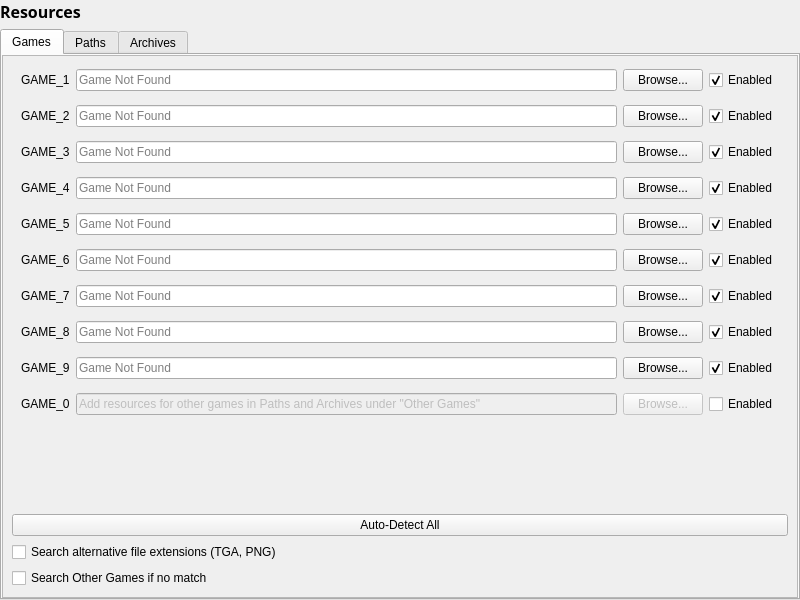
<?xml version="1.0" encoding="UTF-8"?>
<ui version="4.0">
 <class>SettingsResources</class>
 <widget class="QWidget" name="SettingsResources">
  <property name="geometry">
   <rect>
    <x>0</x>
    <y>0</y>
    <width>800</width>
    <height>600</height>
   </rect>
  </property>
  <property name="sizePolicy">
   <sizepolicy hsizetype="MinimumExpanding" vsizetype="MinimumExpanding">
    <horstretch>0</horstretch>
    <verstretch>0</verstretch>
   </sizepolicy>
  </property>
  <property name="windowTitle">
   <string>Form</string>
  </property>
  <layout class="QVBoxLayout" name="verticalLayout_4">
   <property name="leftMargin">
    <number>0</number>
   </property>
   <property name="topMargin">
    <number>0</number>
   </property>
   <property name="rightMargin">
    <number>0</number>
   </property>
   <property name="bottomMargin">
    <number>0</number>
   </property>
   <item>
    <widget class="QLabel" name="name">
     <property name="font">
      <font>
       <family>Segoe UI Semibold</family>
       <pointsize>12</pointsize>
       <weight>75</weight>
       <bold>true</bold>
      </font>
     </property>
     <property name="text">
      <string>Resources</string>
     </property>
    </widget>
   </item>
   <item>
    <widget class="QTabWidget" name="resources">
     <property name="sizePolicy">
      <sizepolicy hsizetype="Expanding" vsizetype="Expanding">
       <horstretch>0</horstretch>
       <verstretch>0</verstretch>
      </sizepolicy>
     </property>
     <property name="currentIndex">
      <number>0</number>
     </property>
     <widget class="QWidget" name="resourcesGames">
      <attribute name="title">
       <string>Games</string>
      </attribute>
      <layout class="QVBoxLayout" name="verticalLayout">
       <property name="spacing">
        <number>0</number>
       </property>
       <property name="leftMargin">
        <number>0</number>
       </property>
       <property name="topMargin">
        <number>0</number>
       </property>
       <property name="rightMargin">
        <number>0</number>
       </property>
       <property name="bottomMargin">
        <number>0</number>
       </property>
       <item>
        <widget class="QScrollArea" name="scrollArea">
         <property name="widgetResizable">
          <bool>true</bool>
         </property>
         <widget class="QWidget" name="scrollAreaWidgetContents">
          <property name="geometry">
           <rect>
            <x>0</x>
            <y>0</y>
            <width>792</width>
            <height>541</height>
           </rect>
          </property>
          <layout class="QVBoxLayout" name="verticalLayout_7">
           <item>
            <widget class="QFrame" name="frameGame1">
             <property name="sizePolicy">
              <sizepolicy hsizetype="Preferred" vsizetype="Maximum">
               <horstretch>0</horstretch>
               <verstretch>0</verstretch>
              </sizepolicy>
             </property>
             <property name="frameShape">
              <enum>QFrame::NoFrame</enum>
             </property>
             <property name="frameShadow">
              <enum>QFrame::Plain</enum>
             </property>
             <layout class="QHBoxLayout" name="horizontalLayout_3">
              <property name="topMargin">
               <number>4</number>
              </property>
              <property name="bottomMargin">
               <number>4</number>
              </property>
              <item>
               <widget class="QLabel" name="lblGame1">
                <property name="sizePolicy">
                 <sizepolicy hsizetype="Maximum" vsizetype="Preferred">
                  <horstretch>0</horstretch>
                  <verstretch>0</verstretch>
                 </sizepolicy>
                </property>
                <property name="text">
                 <string>GAME_1</string>
                </property>
                <property name="buddy">
                 <cstring>edtGame1</cstring>
                </property>
               </widget>
              </item>
              <item>
               <widget class="QLineEdit" name="edtGame1">
                <property name="sizePolicy">
                 <sizepolicy hsizetype="Expanding" vsizetype="Fixed">
                  <horstretch>0</horstretch>
                  <verstretch>0</verstretch>
                 </sizepolicy>
                </property>
                <property name="readOnly">
                 <bool>true</bool>
                </property>
                <property name="placeholderText">
                 <string>Game Not Found</string>
                </property>
               </widget>
              </item>
              <item>
               <widget class="QPushButton" name="btnBrowse1">
                <property name="sizePolicy">
                 <sizepolicy hsizetype="Maximum" vsizetype="Fixed">
                  <horstretch>0</horstretch>
                  <verstretch>0</verstretch>
                 </sizepolicy>
                </property>
                <property name="text">
                 <string>Browse...</string>
                </property>
               </widget>
              </item>
              <item>
               <widget class="QCheckBox" name="chkGame1">
                <property name="text">
                 <string>Enabled</string>
                </property>
                <property name="checked">
                 <bool>true</bool>
                </property>
               </widget>
              </item>
             </layout>
            </widget>
           </item>
           <item>
            <widget class="QFrame" name="frameGame2">
             <property name="sizePolicy">
              <sizepolicy hsizetype="Preferred" vsizetype="Maximum">
               <horstretch>0</horstretch>
               <verstretch>0</verstretch>
              </sizepolicy>
             </property>
             <property name="frameShape">
              <enum>QFrame::NoFrame</enum>
             </property>
             <property name="frameShadow">
              <enum>QFrame::Plain</enum>
             </property>
             <layout class="QHBoxLayout" name="horizontalLayout_4">
              <property name="topMargin">
               <number>4</number>
              </property>
              <property name="bottomMargin">
               <number>4</number>
              </property>
              <item>
               <widget class="QLabel" name="lblGame2">
                <property name="sizePolicy">
                 <sizepolicy hsizetype="Maximum" vsizetype="Preferred">
                  <horstretch>0</horstretch>
                  <verstretch>0</verstretch>
                 </sizepolicy>
                </property>
                <property name="text">
                 <string>GAME_2</string>
                </property>
                <property name="buddy">
                 <cstring>edtGame2</cstring>
                </property>
               </widget>
              </item>
              <item>
               <widget class="QLineEdit" name="edtGame2">
                <property name="sizePolicy">
                 <sizepolicy hsizetype="Expanding" vsizetype="Fixed">
                  <horstretch>0</horstretch>
                  <verstretch>0</verstretch>
                 </sizepolicy>
                </property>
                <property name="readOnly">
                 <bool>true</bool>
                </property>
                <property name="placeholderText">
                 <string>Game Not Found</string>
                </property>
               </widget>
              </item>
              <item>
               <widget class="QPushButton" name="btnBrowse2">
                <property name="sizePolicy">
                 <sizepolicy hsizetype="Maximum" vsizetype="Fixed">
                  <horstretch>0</horstretch>
                  <verstretch>0</verstretch>
                 </sizepolicy>
                </property>
                <property name="text">
                 <string>Browse...</string>
                </property>
               </widget>
              </item>
              <item>
               <widget class="QCheckBox" name="chkGame2">
                <property name="text">
                 <string>Enabled</string>
                </property>
                <property name="checked">
                 <bool>true</bool>
                </property>
               </widget>
              </item>
             </layout>
            </widget>
           </item>
           <item>
            <widget class="QFrame" name="frameGame3">
             <property name="sizePolicy">
              <sizepolicy hsizetype="Preferred" vsizetype="Maximum">
               <horstretch>0</horstretch>
               <verstretch>0</verstretch>
              </sizepolicy>
             </property>
             <property name="frameShape">
              <enum>QFrame::NoFrame</enum>
             </property>
             <property name="frameShadow">
              <enum>QFrame::Plain</enum>
             </property>
             <layout class="QHBoxLayout" name="horizontalLayout_5">
              <property name="topMargin">
               <number>4</number>
              </property>
              <property name="bottomMargin">
               <number>4</number>
              </property>
              <item>
               <widget class="QLabel" name="lblGame3">
                <property name="sizePolicy">
                 <sizepolicy hsizetype="Maximum" vsizetype="Preferred">
                  <horstretch>0</horstretch>
                  <verstretch>0</verstretch>
                 </sizepolicy>
                </property>
                <property name="text">
                 <string>GAME_3</string>
                </property>
                <property name="buddy">
                 <cstring>edtGame3</cstring>
                </property>
               </widget>
              </item>
              <item>
               <widget class="QLineEdit" name="edtGame3">
                <property name="sizePolicy">
                 <sizepolicy hsizetype="Expanding" vsizetype="Fixed">
                  <horstretch>0</horstretch>
                  <verstretch>0</verstretch>
                 </sizepolicy>
                </property>
                <property name="readOnly">
                 <bool>true</bool>
                </property>
                <property name="placeholderText">
                 <string>Game Not Found</string>
                </property>
               </widget>
              </item>
              <item>
               <widget class="QPushButton" name="btnBrowse3">
                <property name="sizePolicy">
                 <sizepolicy hsizetype="Maximum" vsizetype="Fixed">
                  <horstretch>0</horstretch>
                  <verstretch>0</verstretch>
                 </sizepolicy>
                </property>
                <property name="text">
                 <string>Browse...</string>
                </property>
               </widget>
              </item>
              <item>
               <widget class="QCheckBox" name="chkGame3">
                <property name="text">
                 <string>Enabled</string>
                </property>
                <property name="checked">
                 <bool>true</bool>
                </property>
               </widget>
              </item>
             </layout>
            </widget>
           </item>
           <item>
            <widget class="QFrame" name="frameGame4">
             <property name="sizePolicy">
              <sizepolicy hsizetype="Preferred" vsizetype="Maximum">
               <horstretch>0</horstretch>
               <verstretch>0</verstretch>
              </sizepolicy>
             </property>
             <property name="frameShape">
              <enum>QFrame::NoFrame</enum>
             </property>
             <property name="frameShadow">
              <enum>QFrame::Plain</enum>
             </property>
             <layout class="QHBoxLayout" name="horizontalLayout_6">
              <property name="topMargin">
               <number>4</number>
              </property>
              <property name="bottomMargin">
               <number>4</number>
              </property>
              <item>
               <widget class="QLabel" name="lblGame4">
                <property name="sizePolicy">
                 <sizepolicy hsizetype="Maximum" vsizetype="Preferred">
                  <horstretch>0</horstretch>
                  <verstretch>0</verstretch>
                 </sizepolicy>
                </property>
                <property name="text">
                 <string>GAME_4</string>
                </property>
                <property name="buddy">
                 <cstring>edtGame4</cstring>
                </property>
               </widget>
              </item>
              <item>
               <widget class="QLineEdit" name="edtGame4">
                <property name="sizePolicy">
                 <sizepolicy hsizetype="Expanding" vsizetype="Fixed">
                  <horstretch>0</horstretch>
                  <verstretch>0</verstretch>
                 </sizepolicy>
                </property>
                <property name="readOnly">
                 <bool>true</bool>
                </property>
                <property name="placeholderText">
                 <string>Game Not Found</string>
                </property>
               </widget>
              </item>
              <item>
               <widget class="QPushButton" name="btnBrowse4">
                <property name="sizePolicy">
                 <sizepolicy hsizetype="Maximum" vsizetype="Fixed">
                  <horstretch>0</horstretch>
                  <verstretch>0</verstretch>
                 </sizepolicy>
                </property>
                <property name="text">
                 <string>Browse...</string>
                </property>
               </widget>
              </item>
              <item>
               <widget class="QCheckBox" name="chkGame4">
                <property name="text">
                 <string>Enabled</string>
                </property>
                <property name="checked">
                 <bool>true</bool>
                </property>
               </widget>
              </item>
             </layout>
            </widget>
           </item>
           <item>
            <widget class="QFrame" name="frameGame5">
             <property name="sizePolicy">
              <sizepolicy hsizetype="Preferred" vsizetype="Maximum">
               <horstretch>0</horstretch>
               <verstretch>0</verstretch>
              </sizepolicy>
             </property>
             <property name="frameShape">
              <enum>QFrame::NoFrame</enum>
             </property>
             <property name="frameShadow">
              <enum>QFrame::Plain</enum>
             </property>
             <layout class="QHBoxLayout" name="horizontalLayout_7">
              <property name="topMargin">
               <number>4</number>
              </property>
              <property name="bottomMargin">
               <number>4</number>
              </property>
              <item>
               <widget class="QLabel" name="lblGame5">
                <property name="sizePolicy">
                 <sizepolicy hsizetype="Maximum" vsizetype="Preferred">
                  <horstretch>0</horstretch>
                  <verstretch>0</verstretch>
                 </sizepolicy>
                </property>
                <property name="text">
                 <string>GAME_5</string>
                </property>
                <property name="buddy">
                 <cstring>edtGame5</cstring>
                </property>
               </widget>
              </item>
              <item>
               <widget class="QLineEdit" name="edtGame5">
                <property name="sizePolicy">
                 <sizepolicy hsizetype="Expanding" vsizetype="Fixed">
                  <horstretch>0</horstretch>
                  <verstretch>0</verstretch>
                 </sizepolicy>
                </property>
                <property name="readOnly">
                 <bool>true</bool>
                </property>
                <property name="placeholderText">
                 <string>Game Not Found</string>
                </property>
               </widget>
              </item>
              <item>
               <widget class="QPushButton" name="btnBrowse5">
                <property name="sizePolicy">
                 <sizepolicy hsizetype="Maximum" vsizetype="Fixed">
                  <horstretch>0</horstretch>
                  <verstretch>0</verstretch>
                 </sizepolicy>
                </property>
                <property name="text">
                 <string>Browse...</string>
                </property>
               </widget>
              </item>
              <item>
               <widget class="QCheckBox" name="chkGame5">
                <property name="text">
                 <string>Enabled</string>
                </property>
                <property name="checked">
                 <bool>true</bool>
                </property>
               </widget>
              </item>
             </layout>
            </widget>
           </item>
           <item>
            <widget class="QFrame" name="frameGame6">
             <property name="sizePolicy">
              <sizepolicy hsizetype="Preferred" vsizetype="Maximum">
               <horstretch>0</horstretch>
               <verstretch>0</verstretch>
              </sizepolicy>
             </property>
             <property name="frameShape">
              <enum>QFrame::NoFrame</enum>
             </property>
             <property name="frameShadow">
              <enum>QFrame::Plain</enum>
             </property>
             <layout class="QHBoxLayout" name="horizontalLayout_8">
              <property name="topMargin">
               <number>4</number>
              </property>
              <property name="bottomMargin">
               <number>4</number>
              </property>
              <item>
               <widget class="QLabel" name="lblGame6">
                <property name="sizePolicy">
                 <sizepolicy hsizetype="Maximum" vsizetype="Preferred">
                  <horstretch>0</horstretch>
                  <verstretch>0</verstretch>
                 </sizepolicy>
                </property>
                <property name="text">
                 <string>GAME_6</string>
                </property>
                <property name="buddy">
                 <cstring>edtGame6</cstring>
                </property>
               </widget>
              </item>
              <item>
               <widget class="QLineEdit" name="edtGame6">
                <property name="sizePolicy">
                 <sizepolicy hsizetype="Expanding" vsizetype="Fixed">
                  <horstretch>0</horstretch>
                  <verstretch>0</verstretch>
                 </sizepolicy>
                </property>
                <property name="readOnly">
                 <bool>true</bool>
                </property>
                <property name="placeholderText">
                 <string>Game Not Found</string>
                </property>
               </widget>
              </item>
              <item>
               <widget class="QPushButton" name="btnBrowse6">
                <property name="sizePolicy">
                 <sizepolicy hsizetype="Maximum" vsizetype="Fixed">
                  <horstretch>0</horstretch>
                  <verstretch>0</verstretch>
                 </sizepolicy>
                </property>
                <property name="text">
                 <string>Browse...</string>
                </property>
               </widget>
              </item>
              <item>
               <widget class="QCheckBox" name="chkGame6">
                <property name="text">
                 <string>Enabled</string>
                </property>
                <property name="checked">
                 <bool>true</bool>
                </property>
               </widget>
              </item>
             </layout>
            </widget>
           </item>
           <item>
            <widget class="QFrame" name="frameGame7">
             <property name="sizePolicy">
              <sizepolicy hsizetype="Preferred" vsizetype="Maximum">
               <horstretch>0</horstretch>
               <verstretch>0</verstretch>
              </sizepolicy>
             </property>
             <property name="frameShape">
              <enum>QFrame::NoFrame</enum>
             </property>
             <property name="frameShadow">
              <enum>QFrame::Plain</enum>
             </property>
             <layout class="QHBoxLayout" name="horizontalLayout_9">
              <property name="topMargin">
               <number>4</number>
              </property>
              <property name="bottomMargin">
               <number>4</number>
              </property>
              <item>
               <widget class="QLabel" name="lblGame7">
                <property name="sizePolicy">
                 <sizepolicy hsizetype="Maximum" vsizetype="Preferred">
                  <horstretch>0</horstretch>
                  <verstretch>0</verstretch>
                 </sizepolicy>
                </property>
                <property name="text">
                 <string>GAME_7</string>
                </property>
                <property name="buddy">
                 <cstring>edtGame7</cstring>
                </property>
               </widget>
              </item>
              <item>
               <widget class="QLineEdit" name="edtGame7">
                <property name="sizePolicy">
                 <sizepolicy hsizetype="Expanding" vsizetype="Fixed">
                  <horstretch>0</horstretch>
                  <verstretch>0</verstretch>
                 </sizepolicy>
                </property>
                <property name="readOnly">
                 <bool>true</bool>
                </property>
                <property name="placeholderText">
                 <string>Game Not Found</string>
                </property>
               </widget>
              </item>
              <item>
               <widget class="QPushButton" name="btnBrowse7">
                <property name="sizePolicy">
                 <sizepolicy hsizetype="Maximum" vsizetype="Fixed">
                  <horstretch>0</horstretch>
                  <verstretch>0</verstretch>
                 </sizepolicy>
                </property>
                <property name="text">
                 <string>Browse...</string>
                </property>
               </widget>
              </item>
              <item>
               <widget class="QCheckBox" name="chkGame7">
                <property name="text">
                 <string>Enabled</string>
                </property>
                <property name="checked">
                 <bool>true</bool>
                </property>
               </widget>
              </item>
             </layout>
            </widget>
           </item>
           <item>
            <widget class="QFrame" name="frameGame8">
             <property name="sizePolicy">
              <sizepolicy hsizetype="Preferred" vsizetype="Maximum">
               <horstretch>0</horstretch>
               <verstretch>0</verstretch>
              </sizepolicy>
             </property>
             <property name="frameShape">
              <enum>QFrame::NoFrame</enum>
             </property>
             <property name="frameShadow">
              <enum>QFrame::Plain</enum>
             </property>
             <layout class="QHBoxLayout" name="horizontalLayout_10">
              <property name="topMargin">
               <number>4</number>
              </property>
              <property name="bottomMargin">
               <number>4</number>
              </property>
              <item>
               <widget class="QLabel" name="lblGame8">
                <property name="sizePolicy">
                 <sizepolicy hsizetype="Maximum" vsizetype="Preferred">
                  <horstretch>0</horstretch>
                  <verstretch>0</verstretch>
                 </sizepolicy>
                </property>
                <property name="text">
                 <string>GAME_8</string>
                </property>
                <property name="buddy">
                 <cstring>edtGame8</cstring>
                </property>
               </widget>
              </item>
              <item>
               <widget class="QLineEdit" name="edtGame8">
                <property name="sizePolicy">
                 <sizepolicy hsizetype="Expanding" vsizetype="Fixed">
                  <horstretch>0</horstretch>
                  <verstretch>0</verstretch>
                 </sizepolicy>
                </property>
                <property name="readOnly">
                 <bool>true</bool>
                </property>
                <property name="placeholderText">
                 <string>Game Not Found</string>
                </property>
               </widget>
              </item>
              <item>
               <widget class="QPushButton" name="btnBrowse8">
                <property name="sizePolicy">
                 <sizepolicy hsizetype="Maximum" vsizetype="Fixed">
                  <horstretch>0</horstretch>
                  <verstretch>0</verstretch>
                 </sizepolicy>
                </property>
                <property name="text">
                 <string>Browse...</string>
                </property>
               </widget>
              </item>
              <item>
               <widget class="QCheckBox" name="chkGame8">
                <property name="text">
                 <string>Enabled</string>
                </property>
                <property name="checked">
                 <bool>true</bool>
                </property>
               </widget>
              </item>
             </layout>
            </widget>
           </item>
		   <item>
            <widget class="QFrame" name="frameGame9">
             <property name="sizePolicy">
              <sizepolicy hsizetype="Preferred" vsizetype="Maximum">
               <horstretch>0</horstretch>
               <verstretch>0</verstretch>
              </sizepolicy>
             </property>
             <property name="frameShape">
              <enum>QFrame::NoFrame</enum>
             </property>
             <property name="frameShadow">
              <enum>QFrame::Plain</enum>
             </property>
             <layout class="QHBoxLayout" name="horizontalLayout_12">
              <property name="topMargin">
               <number>4</number>
              </property>
              <property name="bottomMargin">
               <number>4</number>
              </property>
              <item>
               <widget class="QLabel" name="lblGame9">
                <property name="sizePolicy">
                 <sizepolicy hsizetype="Maximum" vsizetype="Preferred">
                  <horstretch>0</horstretch>
                  <verstretch>0</verstretch>
                 </sizepolicy>
                </property>
                <property name="text">
                 <string>GAME_9</string>
                </property>
                <property name="buddy">
                 <cstring>edtGame9</cstring>
                </property>
               </widget>
              </item>
              <item>
               <widget class="QLineEdit" name="edtGame9">
                <property name="sizePolicy">
                 <sizepolicy hsizetype="Expanding" vsizetype="Fixed">
                  <horstretch>0</horstretch>
                  <verstretch>0</verstretch>
                 </sizepolicy>
                </property>
                <property name="readOnly">
                 <bool>true</bool>
                </property>
                <property name="placeholderText">
                 <string>Game Not Found</string>
                </property>
               </widget>
              </item>
              <item>
               <widget class="QPushButton" name="btnBrowse9">
                <property name="sizePolicy">
                 <sizepolicy hsizetype="Maximum" vsizetype="Fixed">
                  <horstretch>0</horstretch>
                  <verstretch>0</verstretch>
                 </sizepolicy>
                </property>
                <property name="text">
                 <string>Browse...</string>
                </property>
               </widget>
              </item>
              <item>
               <widget class="QCheckBox" name="chkGame9">
                <property name="text">
                 <string>Enabled</string>
                </property>
                <property name="checked">
                 <bool>true</bool>
                </property>
               </widget>
              </item>
             </layout>
            </widget>
           </item>
           <item>
            <widget class="QFrame" name="frameGame0">
             <property name="sizePolicy">
              <sizepolicy hsizetype="Preferred" vsizetype="Maximum">
               <horstretch>0</horstretch>
               <verstretch>0</verstretch>
              </sizepolicy>
             </property>
             <property name="frameShape">
              <enum>QFrame::NoFrame</enum>
             </property>
             <property name="frameShadow">
              <enum>QFrame::Plain</enum>
             </property>
             <layout class="QHBoxLayout" name="horizontalLayout_11">
              <property name="topMargin">
               <number>4</number>
              </property>
              <property name="bottomMargin">
               <number>4</number>
              </property>
              <item>
               <widget class="QLabel" name="lblGame0">
                <property name="sizePolicy">
                 <sizepolicy hsizetype="Maximum" vsizetype="Preferred">
                  <horstretch>0</horstretch>
                  <verstretch>0</verstretch>
                 </sizepolicy>
                </property>
                <property name="text">
                 <string>GAME_0</string>
                </property>
                <property name="buddy">
                 <cstring>edtGame0</cstring>
                </property>
               </widget>
              </item>
              <item>
               <widget class="QLineEdit" name="edtGame0">
                <property name="enabled">
                 <bool>false</bool>
                </property>
                <property name="sizePolicy">
                 <sizepolicy hsizetype="Expanding" vsizetype="Fixed">
                  <horstretch>0</horstretch>
                  <verstretch>0</verstretch>
                 </sizepolicy>
                </property>
                <property name="text">
                 <string>Add resources for other games in Paths and Archives under &quot;Other Games&quot;</string>
                </property>
                <property name="placeholderText">
                 <string/>
                </property>
               </widget>
              </item>
              <item>
               <widget class="QPushButton" name="btnBrowse0">
                <property name="enabled">
                 <bool>false</bool>
                </property>
                <property name="sizePolicy">
                 <sizepolicy hsizetype="Maximum" vsizetype="Fixed">
                  <horstretch>0</horstretch>
                  <verstretch>0</verstretch>
                 </sizepolicy>
                </property>
                <property name="text">
                 <string>Browse...</string>
                </property>
               </widget>
              </item>
              <item>
               <widget class="QCheckBox" name="chkGame0">
                <property name="text">
                 <string>Enabled</string>
                </property>
               </widget>
              </item>
             </layout>
            </widget>
           </item>
           <item>
            <spacer name="verticalSpacer_3">
             <property name="orientation">
              <enum>Qt::Vertical</enum>
             </property>
             <property name="sizeHint" stdset="0">
              <size>
               <width>0</width>
               <height>0</height>
              </size>
             </property>
            </spacer>
           </item>
           <item>
            <widget class="QPushButton" name="btnAutoDetectGames">
             <property name="sizePolicy">
              <sizepolicy hsizetype="Preferred" vsizetype="Fixed">
               <horstretch>0</horstretch>
               <verstretch>0</verstretch>
              </sizepolicy>
             </property>
             <property name="text">
              <string>Auto-Detect All</string>
             </property>
            </widget>
           </item>
           <item>
            <widget class="QCheckBox" name="chkAlternateExt">
             <property name="text">
              <string>Search alternative file extensions (TGA, PNG)</string>
             </property>
            </widget>
           </item>
           <item>
            <widget class="QCheckBox" name="chkOtherGamesFallback">
             <property name="text">
              <string>Search Other Games if no match</string>
             </property>
            </widget>
           </item>
          </layout>
         </widget>
        </widget>
       </item>
      </layout>
     </widget>
     <widget class="QWidget" name="resourcesPaths">
      <attribute name="title">
       <string>Paths</string>
      </attribute>
      <layout class="QVBoxLayout" name="verticalLayout_2">
       <item>
        <widget class="QFrame" name="frame">
         <layout class="QHBoxLayout" name="horizontalLayout">
          <property name="leftMargin">
           <number>0</number>
          </property>
          <property name="rightMargin">
           <number>0</number>
          </property>
          <property name="bottomMargin">
           <number>0</number>
          </property>
          <item>
           <widget class="QListWidget" name="foldersGameList">
            <property name="maximumSize">
             <size>
              <width>160</width>
              <height>16777215</height>
             </size>
            </property>
            <item>
             <property name="text">
              <string>GAME_1</string>
             </property>
            </item>
            <item>
             <property name="text">
              <string>GAME_2</string>
             </property>
            </item>
            <item>
             <property name="text">
              <string>GAME_3</string>
             </property>
            </item>
            <item>
             <property name="text">
              <string>GAME_4</string>
             </property>
            </item>
            <item>
             <property name="text">
              <string>GAME_5</string>
             </property>
            </item>
            <item>
             <property name="text">
              <string>GAME_6</string>
             </property>
            </item>
            <item>
             <property name="text">
              <string>GAME_7</string>
             </property>
            </item>
            <item>
             <property name="text">
              <string>GAME_8</string>
             </property>
            </item>
			<item>
             <property name="text">
              <string>GAME_9</string>
             </property>
            </item>
            <item>
             <property name="text">
              <string>GAME_0</string>
             </property>
            </item>
           </widget>
          </item>
          <item>
           <widget class="QListView" name="foldersList"/>
          </item>
          <item alignment="Qt::AlignTop">
           <widget class="QFrame" name="frame_2">
            <property name="styleSheet">
             <string notr="true">QPushButton { padding: 5px 10px; }</string>
            </property>
            <layout class="QVBoxLayout" name="verticalLayout_3">
             <property name="leftMargin">
              <number>0</number>
             </property>
             <property name="topMargin">
              <number>0</number>
             </property>
             <property name="rightMargin">
              <number>0</number>
             </property>
             <property name="bottomMargin">
              <number>0</number>
             </property>
             <item>
              <widget class="QPushButton" name="btnFolderAdd">
               <property name="text">
                <string>Add Folder</string>
               </property>
              </widget>
             </item>
             <item>
              <widget class="QPushButton" name="btnFolderRemove">
               <property name="text">
                <string>Remove Folder</string>
               </property>
              </widget>
             </item>
             <item>
              <widget class="QPushButton" name="btnFolderUp">
               <property name="text">
                <string>Move Up</string>
               </property>
              </widget>
             </item>
             <item>
              <widget class="QPushButton" name="btnFolderDown">
               <property name="text">
                <string>Move Down</string>
               </property>
              </widget>
             </item>
             <item>
              <spacer name="verticalSpacer">
               <property name="orientation">
                <enum>Qt::Vertical</enum>
               </property>
               <property name="sizeHint" stdset="0">
                <size>
                 <width>20</width>
                 <height>20</height>
                </size>
               </property>
              </spacer>
             </item>
             <item>
              <widget class="QPushButton" name="btnFolderAutoDetect">
               <property name="text">
                <string>Auto Detect
Game Paths</string>
               </property>
              </widget>
             </item>
            </layout>
           </widget>
          </item>
         </layout>
        </widget>
       </item>
      </layout>
     </widget>
     <widget class="QWidget" name="resourcesArchives">
      <attribute name="title">
       <string>Archives</string>
      </attribute>
      <layout class="QVBoxLayout" name="verticalLayout_6">
       <item>
        <widget class="QFrame" name="frame_3">
         <layout class="QHBoxLayout" name="horizontalLayout_2">
          <property name="leftMargin">
           <number>0</number>
          </property>
          <property name="rightMargin">
           <number>0</number>
          </property>
          <property name="bottomMargin">
           <number>0</number>
          </property>
          <item>
           <widget class="QListWidget" name="archivesGameList">
            <property name="maximumSize">
             <size>
              <width>160</width>
              <height>16777215</height>
             </size>
            </property>
            <item>
             <property name="text">
              <string>GAME_1</string>
             </property>
            </item>
            <item>
             <property name="text">
              <string>GAME_2</string>
             </property>
            </item>
            <item>
             <property name="text">
              <string>GAME_3</string>
             </property>
            </item>
            <item>
             <property name="text">
              <string>GAME_4</string>
             </property>
            </item>
            <item>
             <property name="text">
              <string>GAME_5</string>
             </property>
            </item>
            <item>
             <property name="text">
              <string>GAME_6</string>
             </property>
            </item>
            <item>
             <property name="text">
              <string>GAME_7</string>
             </property>
            </item>
            <item>
             <property name="text">
              <string>GAME_8</string>
             </property>
            </item>
			<item>
             <property name="text">
              <string>GAME_9</string>
             </property>
            </item>
            <item>
             <property name="text">
              <string>GAME_0</string>
             </property>
            </item>
           </widget>
          </item>
          <item>
           <widget class="QListView" name="archivesList">
            <property name="editTriggers">
             <set>QAbstractItemView::NoEditTriggers</set>
            </property>
           </widget>
          </item>
          <item alignment="Qt::AlignTop">
           <widget class="QFrame" name="frame_4">
            <property name="styleSheet">
             <string notr="true">QPushButton { padding: 5px 10px; }</string>
            </property>
            <layout class="QVBoxLayout" name="verticalLayout_5">
             <property name="leftMargin">
              <number>0</number>
             </property>
             <property name="topMargin">
              <number>0</number>
             </property>
             <property name="rightMargin">
              <number>0</number>
             </property>
             <property name="bottomMargin">
              <number>0</number>
             </property>
             <item>
              <widget class="QPushButton" name="btnArchiveAdd">
               <property name="text">
                <string>Add Archives</string>
               </property>
              </widget>
             </item>
             <item>
              <widget class="QPushButton" name="btnArchiveRemove">
               <property name="text">
                <string>Remove Archive</string>
               </property>
              </widget>
             </item>
             <item>
              <widget class="QPushButton" name="btnArchiveUp">
               <property name="text">
                <string>Move Up</string>
               </property>
              </widget>
             </item>
             <item>
              <widget class="QPushButton" name="btnArchiveDown">
               <property name="text">
                <string>Move Down</string>
               </property>
              </widget>
             </item>
             <item>
              <spacer name="verticalSpacer_2">
               <property name="orientation">
                <enum>Qt::Vertical</enum>
               </property>
               <property name="sizeHint" stdset="0">
                <size>
                 <width>20</width>
                 <height>20</height>
                </size>
               </property>
              </spacer>
             </item>
             <item>
              <widget class="QPushButton" name="btnArchiveAutoDetect">
               <property name="text">
                <string>Auto Detect
Archives</string>
               </property>
              </widget>
             </item>
            </layout>
           </widget>
          </item>
         </layout>
        </widget>
       </item>
      </layout>
     </widget>
    </widget>
   </item>
  </layout>
 </widget>
 <resources/>
 <connections/>
</ui>
